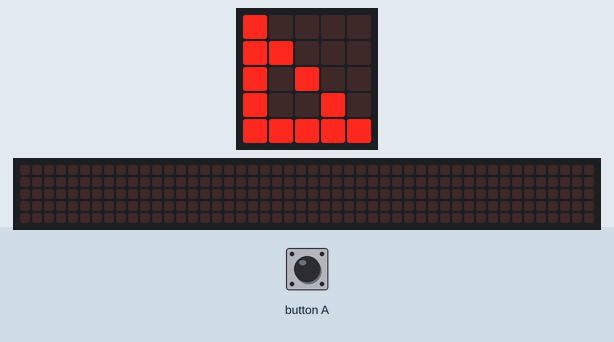
Recording of a program running on a simulated BBC micro:bit (MakeCode). Parts: the board's 5×5 LED display, a strip that is not on the board, showing the scrolling text unrolled. The test bench sets the inputs (shaded band). The 48×5 strip is a reading aid, not a part: it shows the text the display is scrolling, unrolled, one strip-width of it at a time.

Above: at 0.9 s.
At 6.5 s:
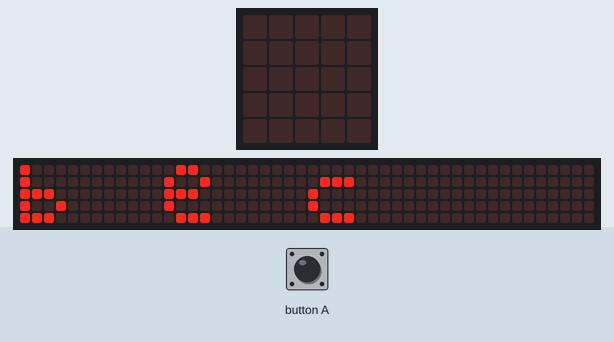
8.1 s: button A pressed for 0.15 s
At 8.32 s:
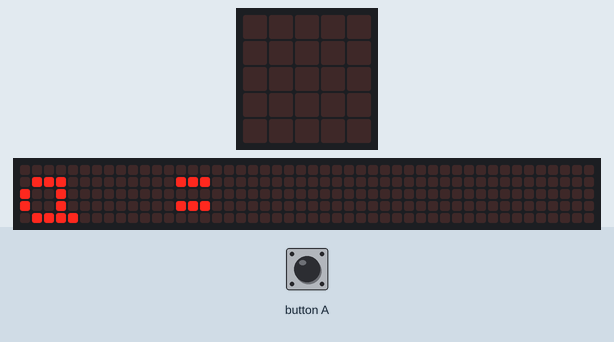
8.8 s: button A pressed for 0.15 s
At 12.67 s:
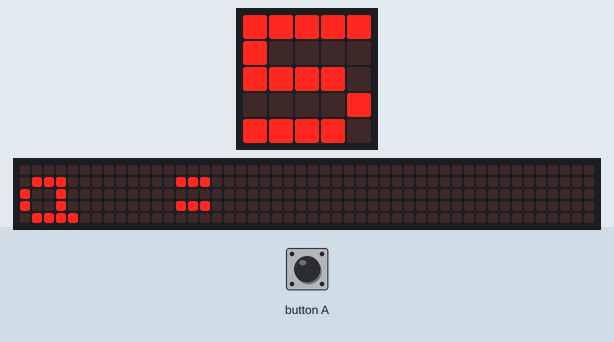
Timing chart, 0 to 14.2 s (numbered marks = the images above; inputs shaded):
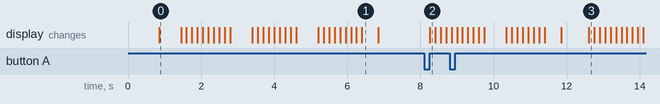

The program:

main.ts
```typescript
input.onButtonPressed(Button.A, function () {
    basic.showString("a =")
    basic.showNumber(Math.sqrt(b ** 2 + c ** 2))
})
let c = 0
let b = 0
basic.showString("a")
basic.pause(100)
basic.showIcon(IconNames.LeftTriangle)
b = 3
c = 4
basic.showString("b e c")
```

test.ts
```typescript
// testes vão aqui; isto não será compilado quando este pacote for usado como uma extensão.
```

Measured:
- after the input at 8.1 s, the display: changes after 0.15 s (image 2)
- after the input at 8.8 s, the display: first differs from a run without the input after 3.8 s (image 3)
- what the display in image 0 shows lasts 0.6 s, from 0.9 s to 1.5 s
- what the display in image 1 shows lasts 0.5 s, from 6.4 s to 6.9 s
